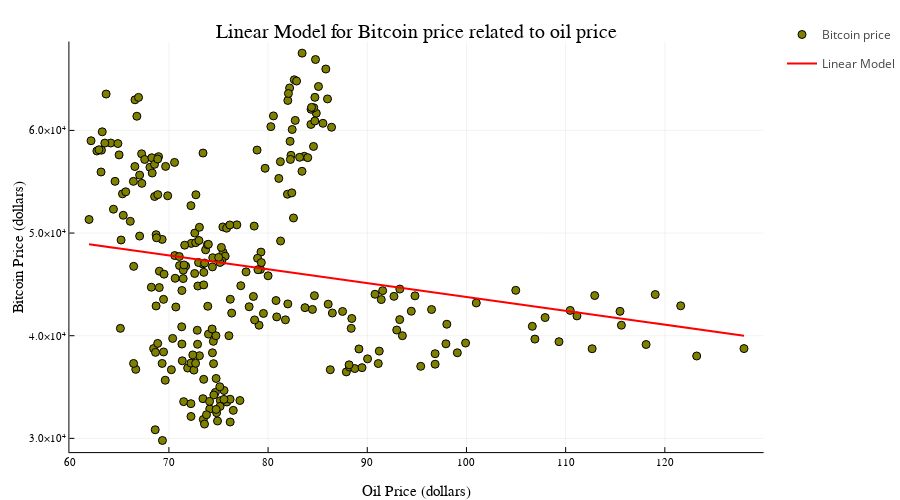

Notebook code cell kept with this figure:
### Markdown cell above
We will use the techniques we learned from the exercises above. Let's start with the linear model solved with the QR method. In this case, we replace the column of the days in the matrix A with the price for oil and repeat the same calculations. The main goal here, is to find the correlation between the price of oil and the price of Bitcoin.

### Code cell
using LinearAlgebra
qrA2 = qr(A2);                   
xhat2 = qrA2\b2
pred2 = xhat2[2]*A2[:,2] + xhat2[1]*ones(N2,1)
using Plots
scatter(A2[:,2],b2,label="Bitcoin price",size = (900, 500), color="olive")
plot!(A2[:,2],pred2,linewidth=2,label="Linear Model", color="red")
xaxis!("Oil Price (dollars)")
yaxis!("Bitcoin Price (dollars)")
title!("Linear Model for Bitcoin price related to oil price")

### Figure 1 — Plotly figure (JSON) as saved in the notebook; plotly's stock layout.template omitted (floating-point values rounded to 4 significant figures; data arrays with more than 128 entries replaced by an {"elided": "..."} marker saying what was removed)
{"data": [{"colorbar": {"title": ""}, "legendgroup": "Bitcoin price", "marker": {"color": "rgba(128, 128, 0, 1.000)", "line": {"color": "rgba(0, 0, 0, 1.000)", "width": 1}, "size": 8, "symbol": "circle"}, "mode": "markers", "name": "Bitcoin price", "showlegend": true, "type": "scatter", "x": {"elided": "261 float values"}, "xaxis": "x", "y": {"elided": "261 float values"}, "yaxis": "y", "zmax": null, "zmin": null}, {"colorbar": {"title": ""}, "legendgroup": "Linear Model", "line": {"color": "rgba(255, 0, 0, 1.000)", "dash": "solid", "shape": "linear", "width": 2}, "mode": "lines", "name": "Linear Model", "showlegend": true, "type": "scatter", "x": {"elided": "261 float values"}, "xaxis": "x", "y": {"elided": "261 float values"}, "yaxis": "y", "zmax": null, "zmin": null}], "layout": {"annotations": [{"font": {"color": "rgba(0, 0, 0, 1.000)", "family": "sans-serif", "size": 20}, "rotation": 0, "showarrow": false, "text": "Linear Model for Bitcoin price related to oil price", "x": 0.5431, "xanchor": "center", "xref": "paper", "y": 1, "yanchor": "top", "yref": "paper"}], "height": 500, "legend_position": {"bgcolor": "rgba(255, 255, 255, 1.000)", "bordercolor": "rgba(0, 0, 0, 1.000)", "borderwidth": 1, "font": {"color": "rgba(0, 0, 0, 1.000)", "family": "sans-serif", "size": 11}, "title": {"font": {"color": "rgba(0, 0, 0, 1.000)", "family": "sans-serif", "size": 15}, "text": ""}, "tracegroupgap": 0, "traceorder": "normal", "x": 1, "xanchor": "auto", "y": 1, "yanchor": "auto"}, "margin": {"b": 20, "l": 0, "r": 0, "t": 20}, "paper_bgcolor": "rgba(255, 255, 255, 1.000)", "plot_bgcolor": "rgba(255, 255, 255, 1.000)", "showlegend": true, "width": 900, "xaxis": {"anchor": "y", "domain": [0.09049, 0.9956], "gridcolor": "rgba(0, 0, 0, 0.100)", "gridwidth": 0.5, "linecolor": "rgba(0, 0, 0, 1.000)", "mirror": false, "range": [59.97, 130.0], "showgrid": true, "showline": true, "showticklabels": true, "tickangle": 0, "tickcolor": "rgb(0, 0, 0)", "tickfont": {"color": "rgba(0, 0, 0, 1.000)", "family": "sans-serif", "size": 11}, "tickmode": "array", "ticks": "inside", "ticktext": ["60", "70", "80", "90", "100", "110", "120"], "tickvals": [60, 70, 80, 90, 100, 110, 120], "title": "Oil Price (dollars)", "titlefont": {"color": "rgba(0, 0, 0, 1.000)", "family": "sans-serif", "size": 15}, "type": "-", "visible": true, "zeroline": false, "zerolinecolor": "rgba(0, 0, 0, 1.000)"}, "yaxis": {"anchor": "x", "domain": [0.06065, 0.9532], "gridcolor": "rgba(0, 0, 0, 0.100)", "gridwidth": 0.5, "linecolor": "rgba(0, 0, 0, 1.000)", "mirror": false, "range": [28660.0, 68660.0], "showgrid": true, "showline": true, "showticklabels": true, "tickangle": 0, "tickcolor": "rgb(0, 0, 0)", "tickfont": {"color": "rgba(0, 0, 0, 1.000)", "family": "sans-serif", "size": 11}, "tickmode": "array", "ticks": "inside", "ticktext": ["3.0×10⁴", "4.0×10⁴", "5.0×10⁴", "6.0×10⁴"], "tickvals": [30000, 40000, 50000, 60000], "title": "Bitcoin Price (dollars)", "titlefont": {"color": "rgba(0, 0, 0, 1.000)", "family": "sans-serif", "size": 15}, "type": "-", "visible": true, "zeroline": false, "zerolinecolor": "rgba(0, 0, 0, 1.000)"}}}
